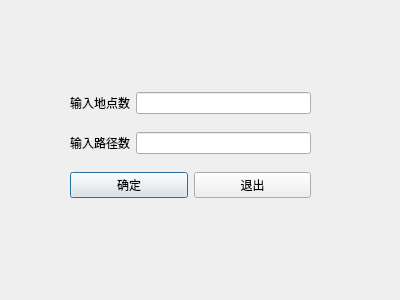
<?xml version="1.0" encoding="UTF-8"?>
<ui version="4.0">
 <class>Dialog</class>
 <widget class="QDialog" name="Dialog">
  <property name="geometry">
   <rect>
    <x>0</x>
    <y>0</y>
    <width>400</width>
    <height>300</height>
   </rect>
  </property>
  <property name="windowTitle">
   <string>Dialog</string>
  </property>
  <widget class="QWidget" name="">
   <property name="geometry">
    <rect>
     <x>70</x>
     <y>80</y>
     <width>241</width>
     <height>131</height>
    </rect>
   </property>
   <layout class="QVBoxLayout" name="verticalLayout">
    <item>
     <layout class="QHBoxLayout" name="horizontalLayout">
      <item>
       <widget class="QLabel" name="label">
        <property name="text">
         <string>输入地点数</string>
        </property>
       </widget>
      </item>
      <item>
       <widget class="QLineEdit" name="nInput"/>
      </item>
     </layout>
    </item>
    <item>
     <layout class="QHBoxLayout" name="horizontalLayout_2">
      <item>
       <widget class="QLabel" name="label_2">
        <property name="text">
         <string>输入路径数</string>
        </property>
       </widget>
      </item>
      <item>
       <widget class="QLineEdit" name="mInput"/>
      </item>
     </layout>
    </item>
    <item>
     <layout class="QHBoxLayout" name="horizontalLayout_3">
      <item>
       <widget class="QPushButton" name="login">
        <property name="text">
         <string>确定</string>
        </property>
       </widget>
      </item>
      <item>
       <widget class="QPushButton" name="exit">
        <property name="text">
         <string>退出</string>
        </property>
       </widget>
      </item>
     </layout>
    </item>
   </layout>
  </widget>
 </widget>
 <resources/>
 <connections>
  <connection>
   <sender>exit</sender>
   <signal>clicked()</signal>
   <receiver>Dialog</receiver>
   <slot>reject()</slot>
   <hints>
    <hint type="sourcelabel">
     <x>250</x>
     <y>189</y>
    </hint>
    <hint type="destinationlabel">
     <x>199</x>
     <y>149</y>
    </hint>
   </hints>
  </connection>
 </connections>
</ui>
